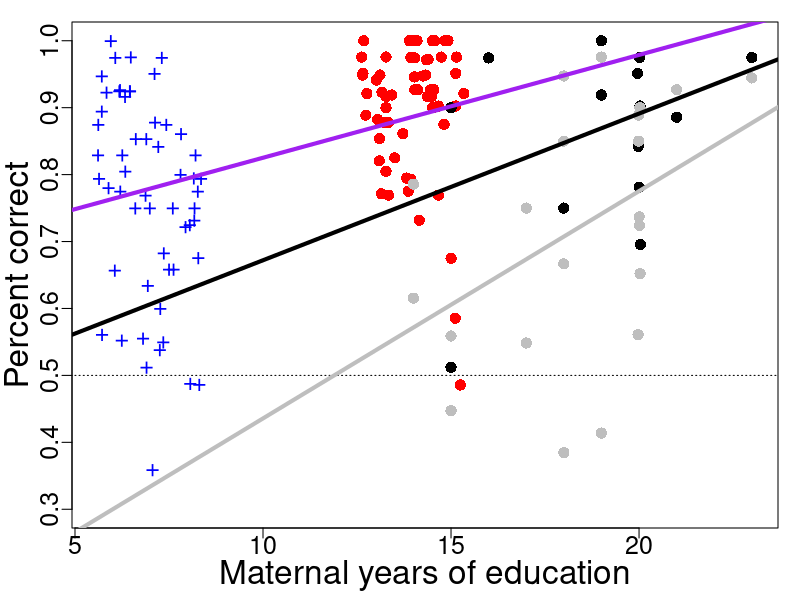

This figure's R source:
read.table("../argentina_daycares/results/results.txt",header=T)->arg
arg$edMom <-7
arg$edMom[arg$SES=="Mid"] <-14
arg$edMom=jitter(arg$edMom)
arg$lang="monolingual"

read.table("../france/results/results.txt",header=T)->fr
fr$edMom=fr$edMom+12
fr$edMom[fr$edMom==20 & !is.na(fr$edMom)]<-jitter(fr$edMom[fr$edMom==20 & !is.na(fr$edMom)],.1)
arg=cbind("arg",arg[,c(names(arg)[names(arg) %in% names(fr)])])
names(arg)[1]<-"country"
fr=cbind("fr",fr[,c(names(arg)[names(arg) %in% names(fr)])])
names(fr)[1]<-"country"

all <- rbind(arg,fr)

all$l=ifelse(all$lang=="monolingual" | is.na(all$lang),1,0)
all$x=ifelse(all$country=="arg" & all$school=="cayetano",1,0)

#quick formula to get effect sizes -- need to check that it's OK
cbind(as.character(levels(all$school)),(aggregate(all$pc,by=list(all$school),mean,na.rm=T)$x-.5)/
aggregate(all$pc,by=list(all$school),sd,na.rm=T)$x)


cbind(aggregate(all$pc,by=list(all$country,all$l,all$x),mean,na.rm=T),(aggregate(all$pc,by=list(all$country,all$l,all$x),mean,na.rm=T)$x-.5)/
aggregate(all$pc,by=list(all$country,all$l,all$x),sd,na.rm=T)$x)

#GET AGES
aggregate(all$age,by=list(all$country,all$l,all$x),mean,na.rm=T)
aggregate(all$age,by=list(all$country,all$l,all$x),range,na.rm=T)


#jpeg("pc_pais.jpg",width=15,height=15,units="cm",res=300)
pdf("pc_eng.pdf",width=5,height=5)
par(mar=c(3.5,3.5,1,1)+0.1,mgp=c(0.5,0.5,0))
plot(pc ~ edMom,data=all,type="n",ylim=c(0.3,1),xlab="", ylab="",cex.lab=2,cex.axis=1.5)
lines(c(4,30),c(.5,.5),lty=3,col="black")
mtext("Maternal years of education",1,line=2,cex=2)
mtext("Percent correct",2,line=2,cex=2)

#mtext("Anos de educacion de la madre",1,line=2,cex=2)
#mtext(" ~                                             ",1,line=1.5,cex=2)
#mtext("                          /             ",1,line=1.2,cex=1)
#mtext("                          /             ",1,line=1.2,cex=1)
#mtext("Porcentaje correcto",2,line=2,cex=2)

points(pc ~ edMom,data=all,subset=c(country=="arg" & school=="pestalozzi"),pch=16,col="red",cex=1.5)
points(pc ~ edMom,data=all,subset=c(country=="arg"& school=="cayetano"),pch="+",col="blue",cex=1.5)
points(pc ~ edMom,data=all,subset=c(country=="fr"& (lang=="monolingual" & !is.na(lang))),pch=16,col="black",cex=1.5)
points(pc ~ edMom,data=all,subset=c(country=="fr" & (lang!="monolingual" | is.na(lang)) ),pch=16,col="gray",cex=1.5)
#points(pc ~ edMom,data=all,subset=c(country=="fr" & lang != "monolingual"),pch=20,col="red")

abline(lm(pc ~ edMom,data=all,subset=c(country=="arg")),xlim=c(5,15),col="purple",cex=6,lwd=4)
abline(lm(pc ~ edMom,data=all,subset=c(country=="fr" & (lang=="monolingual" & !is.na(lang)))),xlim=c(5,15),col="black",lwd=4)
abline(lm(pc ~ edMom,data=all,subset=c(country=="fr" & (lang!="monolingual" | is.na(lang)))),xlim=c(5,15),col="gray",lwd=4)
#abline(lm(pc ~ edMom,data=all,subset=c(country=="fr"& lang=="monolingual")))
#abline(lm(pc ~ edMom,data=all,subset=c(country=="fr"& lang!="monolingual")),col="red")

dev.off()

